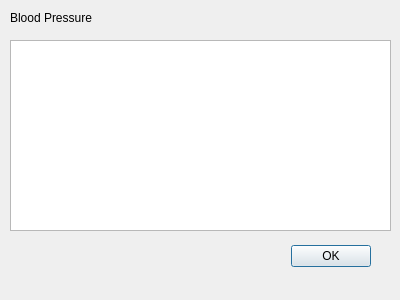
<?xml version="1.0" encoding="UTF-8"?>
<ui version="4.0">
 <class>bp_dlg</class>
 <widget class="QDialog" name="bp_dlg">
  <property name="geometry">
   <rect>
    <x>0</x>
    <y>0</y>
    <width>400</width>
    <height>300</height>
   </rect>
  </property>
  <property name="windowTitle">
   <string>Dialog</string>
  </property>
  <widget class="QDialogButtonBox" name="buttonBox">
   <property name="geometry">
    <rect>
     <x>30</x>
     <y>240</y>
     <width>341</width>
     <height>32</height>
    </rect>
   </property>
   <property name="orientation">
    <enum>Qt::Horizontal</enum>
   </property>
   <property name="standardButtons">
    <set>QDialogButtonBox::Ok</set>
   </property>
  </widget>
  <widget class="QTableView" name="bloodpressure_table">
   <property name="geometry">
    <rect>
     <x>10</x>
     <y>40</y>
     <width>381</width>
     <height>191</height>
    </rect>
   </property>
  </widget>
  <widget class="QLabel" name="pastmedicalhistory_label">
   <property name="geometry">
    <rect>
     <x>10</x>
     <y>10</y>
     <width>131</width>
     <height>16</height>
    </rect>
   </property>
   <property name="text">
    <string>Blood Pressure</string>
   </property>
  </widget>
 </widget>
 <resources/>
 <connections>
  <connection>
   <sender>buttonBox</sender>
   <signal>accepted()</signal>
   <receiver>bp_dlg</receiver>
   <slot>accept()</slot>
   <hints>
    <hint type="sourcelabel">
     <x>248</x>
     <y>254</y>
    </hint>
    <hint type="destinationlabel">
     <x>157</x>
     <y>274</y>
    </hint>
   </hints>
  </connection>
  <connection>
   <sender>buttonBox</sender>
   <signal>rejected()</signal>
   <receiver>bp_dlg</receiver>
   <slot>reject()</slot>
   <hints>
    <hint type="sourcelabel">
     <x>316</x>
     <y>260</y>
    </hint>
    <hint type="destinationlabel">
     <x>286</x>
     <y>274</y>
    </hint>
   </hints>
  </connection>
 </connections>
</ui>
